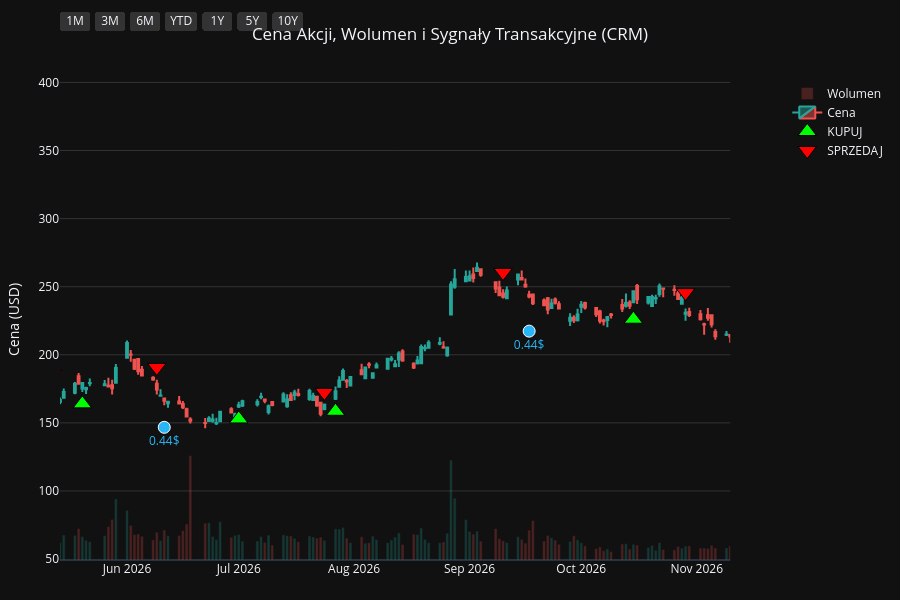
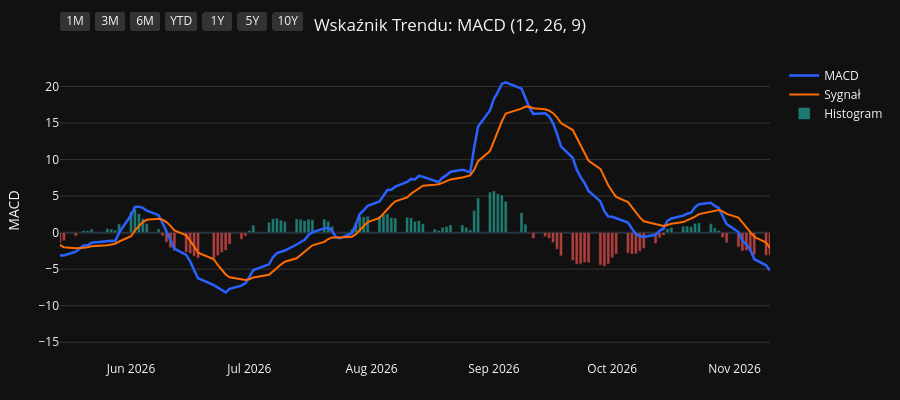
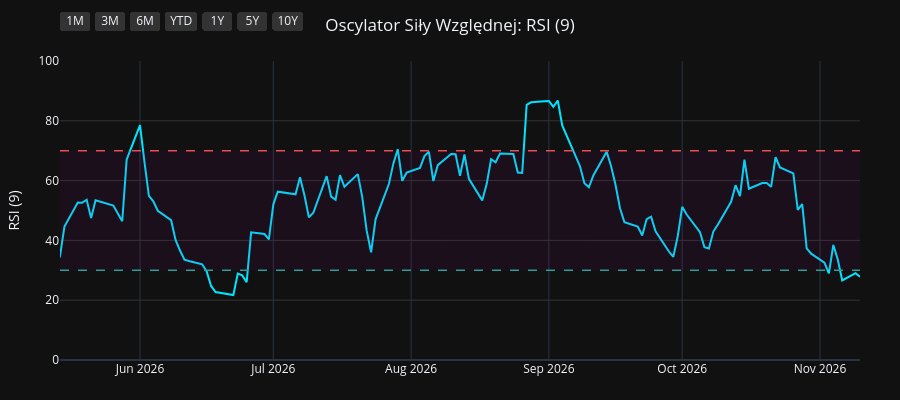
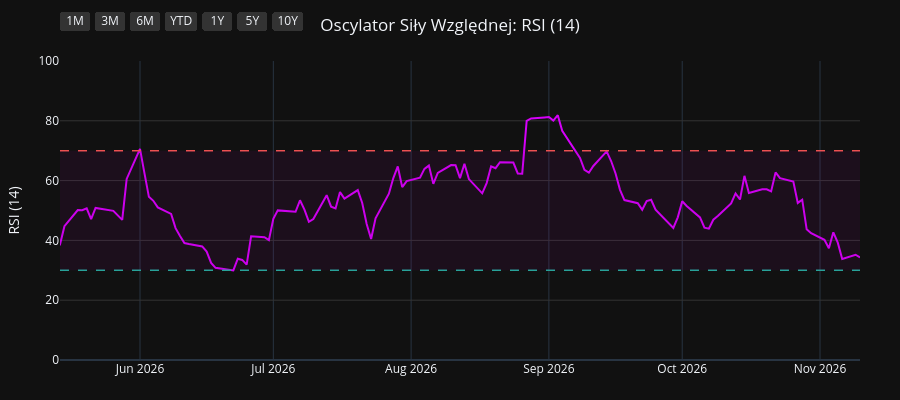

The notebook cell saved with these charts, in order:
### Code cell
import os
import yfinance as yf
import pandas as pd
import pandas_ta as ta
import plotly.graph_objects as go
from plotly.subplots import make_subplots

# 1. Pobranie i przygotowanie danych
symbol = os.environ.get("STOCK_TICKER", "").strip().upper()
if not symbol:
    raise RuntimeError("Set STOCK_TICKER before running price_extractor.ipynb")
df = yf.Ticker(symbol).history(period="10y")
df.index = df.index.tz_localize(None)

# Wskaźniki i sygnały
df.ta.macd(fast=12, slow=26, signal=9, append=True)
df.ta.rsi(length=9, append=True)
df.ta.rsi(length=14, append=True)
df.ta.rsi(length=21, append=True)
df.dropna(inplace=True)

macd = df['MACD_12_26_9']
signal = df['MACDs_12_26_9']
wczorajszy_macd = macd.shift(1)
wczorajszy_signal = signal.shift(1)

df['Decyzja'] = 'BRAK'
df.loc[(macd > signal) & (wczorajszy_macd <= wczorajszy_signal), 'Decyzja'] = 'KUPUJ'
df.loc[(macd < signal) & (wczorajszy_macd >= wczorajszy_signal), 'Decyzja'] = 'SPRZEDAJ'

df_kupuj = df[df['Decyzja'] == 'KUPUJ']
df_sprzedaj = df[df['Decyzja'] == 'SPRZEDAJ']
df_dywidendy = df[df['Dividends'] > 0]
df_splity = df[df['Stock Splits'] > 0]

# Wspólna konfiguracja osi X
konfiguracja_osi_x = dict(
    type="date",
    showspikes=True, spikemode="across", spikesnap="cursor", spikedash="dot", spikecolor="#ffffff", spikethickness=1, hoverformat="%Y-%m-%d",
    rangeselector=dict(
        buttons=list([
            dict(count=1, label="1M", step="month", stepmode="backward"),
            dict(count=3, label="3M", step="month", stepmode="backward"),
            dict(count=6, label="6M", step="month", stepmode="backward"),
            dict(count=1, label="YTD", step="year", stepmode="todate"),
            dict(count=1, label="1Y", step="year", stepmode="backward"),
            dict(count=5, label="5Y", step="year", stepmode="backward"),
            dict(step="all", label="10Y")
        ]),
        bgcolor="#333333", activecolor="#2962ff", x=0, y=1.1
    )
)

# ==========================================
# WYKRES 1: CENA + WOLUMEN + SYGNAŁY
# ==========================================
fig1 = make_subplots(specs=[[{"secondary_y": True}]])

kolory_wolumenu = ['#26a69a' if row['Close'] >= row['Open'] else '#ef5350' for index, row in df.iterrows()]
fig1.add_trace(go.Bar(x=df.index, y=df['Volume'], marker_color=kolory_wolumenu, opacity=0.25, name='Wolumen'), secondary_y=True)
fig1.add_trace(go.Candlestick(x=df.index, open=df['Open'], high=df['High'], low=df['Low'], close=df['Close'], name='Cena', increasing_line_color='#26a69a', decreasing_line_color='#ef5350'), secondary_y=False)
fig1.add_trace(go.Scatter(x=df_kupuj.index, y=df_kupuj['Low'] * 0.95, customdata=df_kupuj[['Low', 'High']], mode='markers', marker=dict(symbol='triangle-up', size=16, color='#00ff00', line=dict(width=1, color='black')), name='KUPUJ', hovertemplate='KUPUJ<br>Najniższa: %{customdata[0]:.2f}<br>Najwyższa: %{customdata[1]:.2f}<extra></extra>'), secondary_y=False)
fig1.add_trace(go.Scatter(x=df_sprzedaj.index, y=df_sprzedaj['High'] * 1.05, customdata=df_sprzedaj[['Low', 'High']], mode='markers', marker=dict(symbol='triangle-down', size=16, color='#ff0000', line=dict(width=1, color='black')), name='SPRZEDAJ', hovertemplate='SPRZEDAJ<br>Najniższa: %{customdata[0]:.2f}<br>Najwyższa: %{customdata[1]:.2f}<extra></extra>'), secondary_y=False)

if not df_dywidendy.empty:
    fig1.add_trace(go.Scatter(x=df_dywidendy.index, y=df_dywidendy['Low'] * 0.90, mode='markers+text', marker=dict(symbol='circle', size=12, color='#29b6f6', line=dict(width=1, color='white')), text=df_dywidendy['Dividends'].apply(lambda x: f"{x}$"), textposition="bottom center", name='Dywidenda', showlegend=False, hovertemplate='Dywidenda: %{text}<extra></extra>', textfont=dict(color="#29b6f6")), secondary_y=False)
if not df_splity.empty:
                    fig1.add_trace(go.Scatter(x=df_splity.index, y=df_splity['High'], mode='markers+text', marker=dict(symbol='star', size=16, color='#ffee58', line=dict(width=1, color='black')), text=df_splity['Stock Splits'].apply(lambda x: f"{x:g}:1" if x >= 1 else f"1:{1 / x:g}"), textposition="top center", name='Split', hovertemplate='%{text}<extra></extra>', textfont=dict(color="#ffee58")), secondary_y=False)

fig1.update_layout(title=dict(text=f"Cena Akcji, Wolumen i Sygnały Transakcyjne ({symbol})", x=0.5, xanchor='center'), dragmode='pan', xaxis_rangeslider_visible=False, template='plotly_dark', height=600, hovermode='x unified', margin=dict(l=60, r=40, t=60, b=40))
fig1.update_xaxes(**konfiguracja_osi_x)
fig1.update_xaxes(range=[df.index.max() - pd.Timedelta(days=180), df.index.max()])
fig1.update_yaxes(title_text="Cena (USD)", secondary_y=False, gridcolor='#333333')
fig1.update_yaxes(range=[0, df['Volume'].max() * 4], showgrid=False, showticklabels=False, secondary_y=True)
fig1.show(config={'scrollZoom': True})

# ==========================================
# WYKRES 2: WSKAŹNIK MACD
# ==========================================
fig2 = go.Figure()
fig2.add_trace(go.Scatter(x=df.index, y=df['MACD_12_26_9'], line=dict(color='#2962ff', width=2.5), name='MACD'))
fig2.add_trace(go.Scatter(x=df.index, y=df['MACDs_12_26_9'], line=dict(color='#ff6d00', width=2), name='Sygnał'))
kolory_macd = ['#26a69a' if val >= 0 else '#ef5350' for val in df['MACDh_12_26_9']]
fig2.add_trace(go.Bar(x=df.index, y=df['MACDh_12_26_9'], marker_color=kolory_macd, name='Histogram', opacity=0.7))
fig2.update_layout(title=dict(text="Wskaźnik Trendu: MACD (12, 26, 9)", x=0.5, xanchor='center'), dragmode='pan', xaxis_rangeslider_visible=False, template='plotly_dark', height=400, hovermode='x unified', margin=dict(l=60, r=40, t=60, b=40))
fig2.update_xaxes(**konfiguracja_osi_x)
fig2.update_xaxes(range=[df.index.max() - pd.Timedelta(days=180), df.index.max()])
fig2.update_yaxes(title_text="MACD", gridcolor='#333333')
fig2.show(config={'scrollZoom': True})

# ==========================================
# WYKRES 3: OSCYLATOR RSI (9)
# ==========================================
fig3 = go.Figure()
fig3.add_trace(go.Scatter(x=df.index, y=df['RSI_9'], line=dict(color='#00e5ff', width=2), name='RSI (9)'))
fig3.add_hline(y=70, line_dash="dash", line_color="#ef5350", line_width=1.5)
fig3.add_hline(y=30, line_dash="dash", line_color="#26a69a", line_width=1.5)
fig3.add_hrect(y0=30, y1=70, line_width=0, fillcolor="purple", opacity=0.1)
fig3.update_layout(title=dict(text="Oscylator Siły Względnej: RSI (9)", x=0.5, xanchor='center'), dragmode='pan', xaxis_rangeslider_visible=False, template='plotly_dark', height=400, hovermode='x unified', margin=dict(l=60, r=40, t=60, b=40))
fig3.update_xaxes(**konfiguracja_osi_x)
fig3.update_xaxes(range=[df.index.max() - pd.Timedelta(days=180), df.index.max()])
fig3.update_yaxes(title_text="RSI (9)", range=[0, 100], gridcolor='#333333')
fig3.show(config={'scrollZoom': True})

# ==========================================
# WYKRES 4: OSCYLATOR RSI (14)
# ==========================================
fig4 = go.Figure()
fig4.add_trace(go.Scatter(x=df.index, y=df['RSI_14'], line=dict(color='#d500f9', width=2), name='RSI (14)'))
fig4.add_hline(y=70, line_dash="dash", line_color="#ef5350", line_width=1.5)
fig4.add_hline(y=30, line_dash="dash", line_color="#26a69a", line_width=1.5)
fig4.add_hrect(y0=30, y1=70, line_width=0, fillcolor="purple", opacity=0.1)
fig4.update_layout(title=dict(text="Oscylator Siły Względnej: RSI (14)", x=0.5, xanchor='center'), dragmode='pan', xaxis_rangeslider_visible=False, template='plotly_dark', height=400, hovermode='x unified', margin=dict(l=60, r=40, t=60, b=40))
fig4.update_xaxes(**konfiguracja_osi_x)
fig4.update_xaxes(range=[df.index.max() - pd.Timedelta(days=180), df.index.max()])
fig4.update_yaxes(title_text="RSI (14)", range=[0, 100], gridcolor='#333333')
fig4.show(config={'scrollZoom': True})

# ==========================================
# WYKRES 5: OSCYLATOR RSI (21)
# ==========================================
fig5 = go.Figure()
fig5.add_trace(go.Scatter(x=df.index, y=df['RSI_21'], line=dict(color='#64dd17', width=2), name='RSI (21)'))
fig5.add_hline(y=70, line_dash="dash", line_color="#ef5350", line_width=1.5)
fig5.add_hline(y=30, line_dash="dash", line_color="#26a69a", line_width=1.5)
fig5.add_hrect(y0=30, y1=70, line_width=0, fillcolor="purple", opacity=0.1)
fig5.update_layout(title=dict(text="Oscylator Siły Względnej: RSI (21)", x=0.5, xanchor='center'), dragmode='pan', xaxis_rangeslider_visible=False, template='plotly_dark', height=400, hovermode='x unified', margin=dict(l=60, r=40, t=60, b=40))
fig5.update_xaxes(**konfiguracja_osi_x)
fig5.update_xaxes(range=[df.index.max() - pd.Timedelta(days=180), df.index.max()])
fig5.update_yaxes(title_text="RSI (21)", range=[0, 100], gridcolor='#333333')
fig5.show(config={'scrollZoom': True})

### Figure 1 — Plotly figure (JSON) as saved in the notebook; plotly's stock layout.template omitted (floating-point values rounded to 4 significant figures; data arrays with more than 128 entries replaced by an {"elided": "..."} marker saying what was removed)
{"data": [{"marker": {"color": {"elided": "2479 str values"}}, "name": "Wolumen", "opacity": 0.25, "type": "bar", "x": {"elided": "2479 str values"}, "xaxis": "x", "y": {"elided": "2479 int values"}, "yaxis": "y2"}, {"close": {"elided": "2479 float values"}, "decreasing": {"line": {"color": "#ef5350"}}, "high": {"elided": "2479 float values"}, "increasing": {"line": {"color": "#26a69a"}}, "low": {"elided": "2479 float values"}, "name": "Cena", "open": {"elided": "2479 float values"}, "type": "candlestick", "x": {"elided": "2479 str values"}, "xaxis": "x", "yaxis": "y"}, {"customdata": {"elided": "94x2 float values"}, "hovertemplate": "KUPUJ<br>Najniższa: %{customdata[0]:.2f}<br>Najwyższa: %{customdata[1]:.2f}<extra></extra>", "marker": {"color": "#00ff00", "line": {"color": "black", "width": 1}, "size": 16, "symbol": "triangle-up"}, "mode": "markers", "name": "KUPUJ", "type": "scatter", "x": ["2017-04-05T00:00:00", "2017-04-25T00:00:00", "2017-05-25T00:00:00", "2017-07-10T00:00:00", "2017-08-16T00:00:00", "2017-10-05T00:00:00", "2018-01-03T00:00:00", "2018-02-16T00:00:00", "2018-04-12T00:00:00", "2018-05-01T00:00:00", "2018-06-04T00:00:00", "2018-07-06T00:00:00", "2018-08-14T00:00:00", "2018-08-22T00:00:00", "2018-09-12T00:00:00", "2018-09-24T00:00:00", "2018-11-07T00:00:00", "2018-11-28T00:00:00", "2018-12-31T00:00:00", "2019-02-01T00:00:00", "2019-03-19T00:00:00", "2019-04-25T00:00:00", "2019-06-06T00:00:00", "2019-06-19T00:00:00", "2019-07-01T00:00:00", "2019-08-20T00:00:00", "2019-10-15T00:00:00", "2019-10-25T00:00:00", "2019-12-19T00:00:00", "2020-02-20T00:00:00", "2020-03-24T00:00:00", "2020-06-18T00:00:00", "2020-07-01T00:00:00", "2020-08-03T00:00:00", "2020-08-19T00:00:00", "2020-10-08T00:00:00", "2020-11-06T00:00:00", "2020-12-18T00:00:00", "2021-01-19T00:00:00", "2021-03-19T00:00:00", "2021-05-20T00:00:00", "2021-07-26T00:00:00", "2021-08-05T00:00:00", "2021-08-12T00:00:00", "2021-09-23T00:00:00", "2021-10-12T00:00:00", "2021-12-27T00:00:00", "2022-01-28T00:00:00", "2022-02-25T00:00:00", "2022-05-04T00:00:00", "2022-05-23T00:00:00", "2022-06-24T00:00:00", "2022-07-07T00:00:00", "2022-07-20T00:00:00", "2022-09-14T00:00:00", "2022-09-28T00:00:00", "2022-11-14T00:00:00", "2022-11-28T00:00:00", "2022-12-27T00:00:00", "2023-03-02T00:00:00", "2023-03-15T00:00:00", "2023-05-10T00:00:00", "2023-07-11T00:00:00", "2023-08-28T00:00:00", "2023-10-09T00:00:00", "2023-11-01T00:00:00", "2024-01-17T00:00:00", "2024-02-08T00:00:00", "2024-02-27T00:00:00", "2024-05-06T00:00:00", "2024-06-20T00:00:00", "2024-07-22T00:00:00", "2024-08-13T00:00:00", "2024-09-16T00:00:00", "2024-11-06T00:00:00", "2024-11-21T00:00:00", "2024-12-04T00:00:00", "2025-01-23T00:00:00", "2025-03-19T00:00:00", "2025-04-11T00:00:00", "2025-04-23T00:00:00", "2025-06-24T00:00:00", "2025-07-23T00:00:00", "2025-08-19T00:00:00", "2025-09-22T00:00:00", "2025-10-06T00:00:00", "2025-12-03T00:00:00", "2026-02-20T00:00:00", "2026-04-02T00:00:00", "2026-04-16T00:00:00", "2026-05-20T00:00:00", "2026-07-01T00:00:00", "2026-07-27T00:00:00", "2026-10-15T00:00:00"], "xaxis": "x", "y": [77.38, 78.63, 83.81, 81.54, 84.66, 88.26, 97.53, 105.0, 111.2, 112.3, 120.8, 129.6, 134.8, 135.2, 141.5, 142.9, 127.2, 123.0, 125.4, 140.8, 150.6, 150.1, 146.7, 140.3, 141.6, 133.4, 139.5, 136.4, 149.9, 176.9, 133.5, 169.3, 174.8, 183.2, 186.5, 239.7, 237.2, 209.2, 199.2, 194.9, 207.3, 229.2, 227.0, 225.5, 248.3, 257.3, 236.1, 196.6, 187.9, 162.9, 145.3, 164.6, 161.4, 163.7, 147.3, 135.8, 144.2, 141.7, 119.0, 172.6, 166.1, 189.3, 202.5, 195.4, 190.8, 186.9, 246.2, 269.4, 276.5, 255.8, 217.3, 231.8, 236.5, 238.0, 283.8, 307.7, 333.9, 309.0, 259.9, 232.5, 234.3, 249.6, 246.8, 228.9, 229.1, 221.8, 219.6, 173.4, 171.3, 168.9, 164.0, 152.9, 158.5, 226.1], "yaxis": "y"}, {"customdata": {"elided": "95x2 float values"}, "hovertemplate": "SPRZEDAJ<br>Najniższa: %{customdata[0]:.2f}<br>Najwyższa: %{customdata[1]:.2f}<extra></extra>", "marker": {"color": "#ff0000", "line": {"color": "black", "width": 1}, "size": 16, "symbol": "triangle-down"}, "mode": "markers", "name": "SPRZEDAJ", "type": "scatter", "x": ["2017-02-16T00:00:00", "2017-04-13T00:00:00", "2017-05-19T00:00:00", "2017-06-09T00:00:00", "2017-08-03T00:00:00", "2017-09-14T00:00:00", "2017-11-27T00:00:00", "2018-02-01T00:00:00", "2018-03-20T00:00:00", "2018-04-25T00:00:00", "2018-05-18T00:00:00", "2018-06-22T00:00:00", "2018-07-24T00:00:00", "2018-08-21T00:00:00", "2018-09-06T00:00:00", "2018-09-19T00:00:00", "2018-10-02T00:00:00", "2018-11-14T00:00:00", "2018-12-18T00:00:00", "2019-01-28T00:00:00", "2019-02-19T00:00:00", "2019-03-25T00:00:00", "2019-05-07T00:00:00", "2019-06-12T00:00:00", "2019-06-26T00:00:00", "2019-07-30T00:00:00", "2019-09-25T00:00:00", "2019-10-17T00:00:00", "2019-11-22T00:00:00", "2020-01-27T00:00:00", "2020-02-21T00:00:00", "2020-05-29T00:00:00", "2020-06-29T00:00:00", "2020-07-14T00:00:00", "2020-08-11T00:00:00", "2020-09-09T00:00:00", "2020-10-16T00:00:00", "2020-11-27T00:00:00", "2021-01-15T00:00:00", "2021-02-23T00:00:00", "2021-05-03T00:00:00", "2021-06-23T00:00:00", "2021-07-27T00:00:00", "2021-08-11T00:00:00", "2021-09-08T00:00:00", "2021-10-08T00:00:00", "2021-11-10T00:00:00", "2022-01-05T00:00:00", "2022-02-17T00:00:00", "2022-04-06T00:00:00", "2022-05-06T00:00:00", "2022-06-15T00:00:00", "2022-06-30T00:00:00", "2022-07-12T00:00:00", "2022-08-17T00:00:00", "2022-09-16T00:00:00", "2022-11-03T00:00:00", "2022-11-18T00:00:00", "2022-12-02T00:00:00", "2023-02-10T00:00:00", "2023-03-13T00:00:00", "2023-04-06T00:00:00", "2023-06-05T00:00:00", "2023-07-26T00:00:00", "2023-09-18T00:00:00", "2023-10-25T00:00:00", "2023-12-26T00:00:00", "2024-02-06T00:00:00", "2024-02-12T00:00:00", "2024-03-07T00:00:00", "2024-05-28T00:00:00", "2024-07-19T00:00:00", "2024-08-02T00:00:00", "2024-08-30T00:00:00", "2024-10-21T00:00:00", "2024-11-20T00:00:00", "2024-11-27T00:00:00", "2024-12-13T00:00:00", "2025-02-07T00:00:00", "2025-04-03T00:00:00", "2025-04-21T00:00:00", "2025-05-23T00:00:00", "2025-07-11T00:00:00", "2025-08-01T00:00:00", "2025-09-12T00:00:00", "2025-09-30T00:00:00", "2025-11-06T00:00:00", "2026-01-02T00:00:00", "2026-03-25T00:00:00", "2026-04-07T00:00:00", "2026-05-12T00:00:00", "2026-06-09T00:00:00", "2026-07-24T00:00:00", "2026-09-10T00:00:00", "2026-10-29T00:00:00"], "xaxis": "x", "y": [84.2, 86.61, 93.76, 93.99, 93.17, 98.64, 110.5, 117.7, 130.7, 121.8, 131.6, 141.5, 153.4, 153.3, 153.7, 162.1, 164.4, 139.0, 137.7, 152.7, 166.4, 166.5, 166.6, 156.9, 156.0, 163.0, 157.9, 152.5, 168.4, 187.2, 197.9, 180.3, 189.3, 195.7, 201.8, 261.1, 270.5, 259.5, 224.5, 246.2, 238.5, 251.9, 255.7, 253.6, 272.4, 285.3, 317.9, 245.4, 216.1, 211.7, 177.7, 176.7, 172.6, 178.6, 195.2, 156.8, 155.0, 156.9, 149.6, 174.9, 182.5, 200.0, 218.8, 234.4, 222.9, 209.9, 274.6, 297.4, 299.8, 316.1, 281.9, 257.3, 256.3, 267.8, 303.1, 338.7, 349.2, 377.5, 345.9, 272.0, 251.6, 291.3, 273.3, 266.1, 257.3, 255.3, 260.9, 276.8, 195.4, 194.6, 185.7, 190.8, 172.4, 260.5, 245.7], "yaxis": "y"}, {"hovertemplate": "Dywidenda: %{text}<extra></extra>", "marker": {"color": "#29b6f6", "line": {"color": "white", "width": 1}, "size": 12, "symbol": "circle"}, "mode": "markers+text", "name": "Dywidenda", "showlegend": false, "text": ["0.4$", "0.4$", "0.4$", "0.4$", "0.416$", "0.416$", "0.416$", "0.416$", "0.44$", "0.44$", "0.44$"], "textfont": {"color": "#29b6f6"}, "textposition": "bottom center", "type": "scatter", "x": ["2024-03-13T00:00:00", "2024-07-09T00:00:00", "2024-09-18T00:00:00", "2024-12-18T00:00:00", "2025-04-10T00:00:00", "2025-06-18T00:00:00", "2025-09-17T00:00:00", "2025-12-18T00:00:00", "2026-04-09T00:00:00", "2026-06-11T00:00:00", "2026-09-17T00:00:00"], "xaxis": "x", "y": [268.0, 222.4, 222.6, 297.7, 220.7, 229.4, 213.6, 229.0, 149.8, 146.7, 217.4], "yaxis": "y"}], "layout": {"dragmode": "pan", "height": 600, "hovermode": "x unified", "margin": {"b": 40, "l": 60, "r": 40, "t": 60}, "title": {"text": "Cena Akcji, Wolumen i Sygnały Transakcyjne (CRM)", "x": 0.5, "xanchor": "center"}, "xaxis": {"anchor": "y", "domain": [0.0, 0.94], "hoverformat": "%Y-%m-%d", "range": ["2026-05-14T00:00:00", "2026-11-10T00:00:00"], "rangeselector": {"activecolor": "#2962ff", "bgcolor": "#333333", "buttons": [{"count": 1, "label": "1M", "step": "month", "stepmode": "backward"}, {"count": 3, "label": "3M", "step": "month", "stepmode": "backward"}, {"count": 6, "label": "6M", "step": "month", "stepmode": "backward"}, {"count": 1, "label": "YTD", "step": "year", "stepmode": "todate"}, {"count": 1, "label": "1Y", "step": "year", "stepmode": "backward"}, {"count": 5, "label": "5Y", "step": "year", "stepmode": "backward"}, {"label": "10Y", "step": "all"}], "x": 0, "y": 1.1}, "rangeslider": {"visible": false}, "showspikes": true, "spikecolor": "#ffffff", "spikedash": "dot", "spikemode": "across", "spikesnap": "cursor", "spikethickness": 1, "type": "date"}, "yaxis": {"anchor": "x", "domain": [0.0, 1.0], "gridcolor": "#333333", "title": {"text": "Cena (USD)"}}, "yaxis2": {"anchor": "x", "overlaying": "y", "range": [0, 267053200], "showgrid": false, "showticklabels": false, "side": "right"}}}

### Figure 2 — Plotly figure (JSON) as saved in the notebook; plotly's stock layout.template omitted (floating-point values rounded to 4 significant figures; data arrays with more than 128 entries replaced by an {"elided": "..."} marker saying what was removed)
{"data": [{"line": {"color": "#2962ff", "width": 2.5}, "name": "MACD", "type": "scatter", "x": {"elided": "2479 str values"}, "y": {"elided": "2479 float values"}}, {"line": {"color": "#ff6d00", "width": 2}, "name": "Sygnał", "type": "scatter", "x": {"elided": "2479 str values"}, "y": {"elided": "2479 float values"}}, {"marker": {"color": {"elided": "2479 str values"}}, "name": "Histogram", "opacity": 0.7, "type": "bar", "x": {"elided": "2479 str values"}, "y": {"elided": "2479 float values"}}], "layout": {"dragmode": "pan", "height": 400, "hovermode": "x unified", "margin": {"b": 40, "l": 60, "r": 40, "t": 60}, "title": {"text": "Wskaźnik Trendu: MACD (12, 26, 9)", "x": 0.5, "xanchor": "center"}, "xaxis": {"hoverformat": "%Y-%m-%d", "range": ["2026-05-14T00:00:00", "2026-11-10T00:00:00"], "rangeselector": {"activecolor": "#2962ff", "bgcolor": "#333333", "buttons": [{"count": 1, "label": "1M", "step": "month", "stepmode": "backward"}, {"count": 3, "label": "3M", "step": "month", "stepmode": "backward"}, {"count": 6, "label": "6M", "step": "month", "stepmode": "backward"}, {"count": 1, "label": "YTD", "step": "year", "stepmode": "todate"}, {"count": 1, "label": "1Y", "step": "year", "stepmode": "backward"}, {"count": 5, "label": "5Y", "step": "year", "stepmode": "backward"}, {"label": "10Y", "step": "all"}], "x": 0, "y": 1.1}, "rangeslider": {"visible": false}, "showspikes": true, "spikecolor": "#ffffff", "spikedash": "dot", "spikemode": "across", "spikesnap": "cursor", "spikethickness": 1, "type": "date"}, "yaxis": {"gridcolor": "#333333", "title": {"text": "MACD"}}}}

### Figure 3 — Plotly figure (JSON) as saved in the notebook; plotly's stock layout.template omitted (floating-point values rounded to 4 significant figures; data arrays with more than 128 entries replaced by an {"elided": "..."} marker saying what was removed)
{"data": [{"line": {"color": "#00e5ff", "width": 2}, "name": "RSI (9)", "type": "scatter", "x": {"elided": "2479 str values"}, "y": {"elided": "2479 float values"}}], "layout": {"dragmode": "pan", "height": 400, "hovermode": "x unified", "margin": {"b": 40, "l": 60, "r": 40, "t": 60}, "shapes": [{"line": {"color": "#ef5350", "dash": "dash", "width": 1.5}, "type": "line", "x0": 0, "x1": 1, "xref": "x domain", "y0": 70, "y1": 70, "yref": "y"}, {"line": {"color": "#26a69a", "dash": "dash", "width": 1.5}, "type": "line", "x0": 0, "x1": 1, "xref": "x domain", "y0": 30, "y1": 30, "yref": "y"}, {"fillcolor": "purple", "line": {"width": 0}, "opacity": 0.1, "type": "rect", "x0": 0, "x1": 1, "xref": "x domain", "y0": 30, "y1": 70, "yref": "y"}], "title": {"text": "Oscylator Siły Względnej: RSI (9)", "x": 0.5, "xanchor": "center"}, "xaxis": {"hoverformat": "%Y-%m-%d", "range": ["2026-05-14T00:00:00", "2026-11-10T00:00:00"], "rangeselector": {"activecolor": "#2962ff", "bgcolor": "#333333", "buttons": [{"count": 1, "label": "1M", "step": "month", "stepmode": "backward"}, {"count": 3, "label": "3M", "step": "month", "stepmode": "backward"}, {"count": 6, "label": "6M", "step": "month", "stepmode": "backward"}, {"count": 1, "label": "YTD", "step": "year", "stepmode": "todate"}, {"count": 1, "label": "1Y", "step": "year", "stepmode": "backward"}, {"count": 5, "label": "5Y", "step": "year", "stepmode": "backward"}, {"label": "10Y", "step": "all"}], "x": 0, "y": 1.1}, "rangeslider": {"visible": false}, "showspikes": true, "spikecolor": "#ffffff", "spikedash": "dot", "spikemode": "across", "spikesnap": "cursor", "spikethickness": 1, "type": "date"}, "yaxis": {"gridcolor": "#333333", "range": [0, 100], "title": {"text": "RSI (9)"}}}}

### Figure 4 — Plotly figure (JSON) as saved in the notebook; plotly's stock layout.template omitted (floating-point values rounded to 4 significant figures; data arrays with more than 128 entries replaced by an {"elided": "..."} marker saying what was removed)
{"data": [{"line": {"color": "#d500f9", "width": 2}, "name": "RSI (14)", "type": "scatter", "x": {"elided": "2479 str values"}, "y": {"elided": "2479 float values"}}], "layout": {"dragmode": "pan", "height": 400, "hovermode": "x unified", "margin": {"b": 40, "l": 60, "r": 40, "t": 60}, "shapes": [{"line": {"color": "#ef5350", "dash": "dash", "width": 1.5}, "type": "line", "x0": 0, "x1": 1, "xref": "x domain", "y0": 70, "y1": 70, "yref": "y"}, {"line": {"color": "#26a69a", "dash": "dash", "width": 1.5}, "type": "line", "x0": 0, "x1": 1, "xref": "x domain", "y0": 30, "y1": 30, "yref": "y"}, {"fillcolor": "purple", "line": {"width": 0}, "opacity": 0.1, "type": "rect", "x0": 0, "x1": 1, "xref": "x domain", "y0": 30, "y1": 70, "yref": "y"}], "title": {"text": "Oscylator Siły Względnej: RSI (14)", "x": 0.5, "xanchor": "center"}, "xaxis": {"hoverformat": "%Y-%m-%d", "range": ["2026-05-14T00:00:00", "2026-11-10T00:00:00"], "rangeselector": {"activecolor": "#2962ff", "bgcolor": "#333333", "buttons": [{"count": 1, "label": "1M", "step": "month", "stepmode": "backward"}, {"count": 3, "label": "3M", "step": "month", "stepmode": "backward"}, {"count": 6, "label": "6M", "step": "month", "stepmode": "backward"}, {"count": 1, "label": "YTD", "step": "year", "stepmode": "todate"}, {"count": 1, "label": "1Y", "step": "year", "stepmode": "backward"}, {"count": 5, "label": "5Y", "step": "year", "stepmode": "backward"}, {"label": "10Y", "step": "all"}], "x": 0, "y": 1.1}, "rangeslider": {"visible": false}, "showspikes": true, "spikecolor": "#ffffff", "spikedash": "dot", "spikemode": "across", "spikesnap": "cursor", "spikethickness": 1, "type": "date"}, "yaxis": {"gridcolor": "#333333", "range": [0, 100], "title": {"text": "RSI (14)"}}}}
